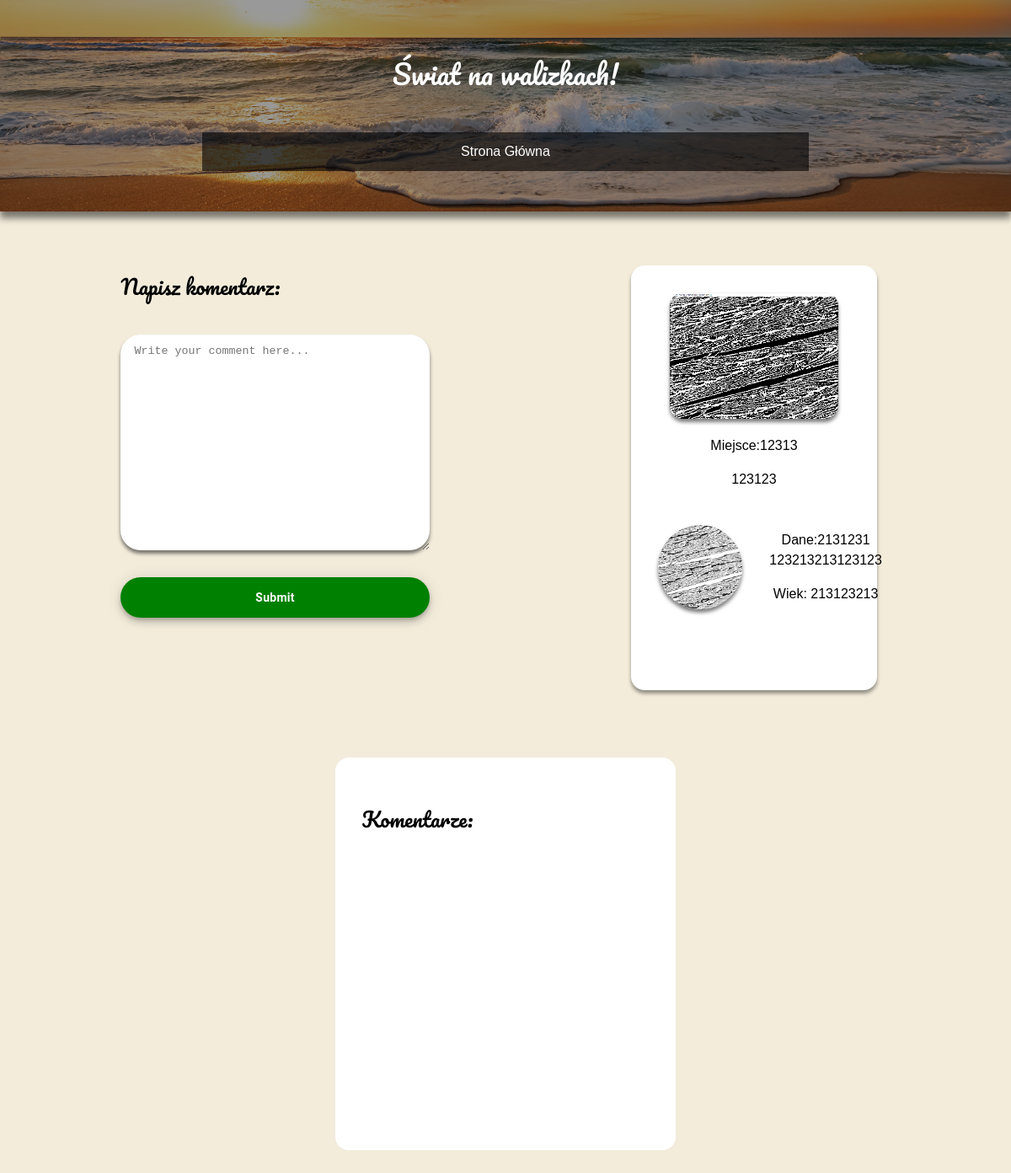
Page /post/5/ on the earlier database version.
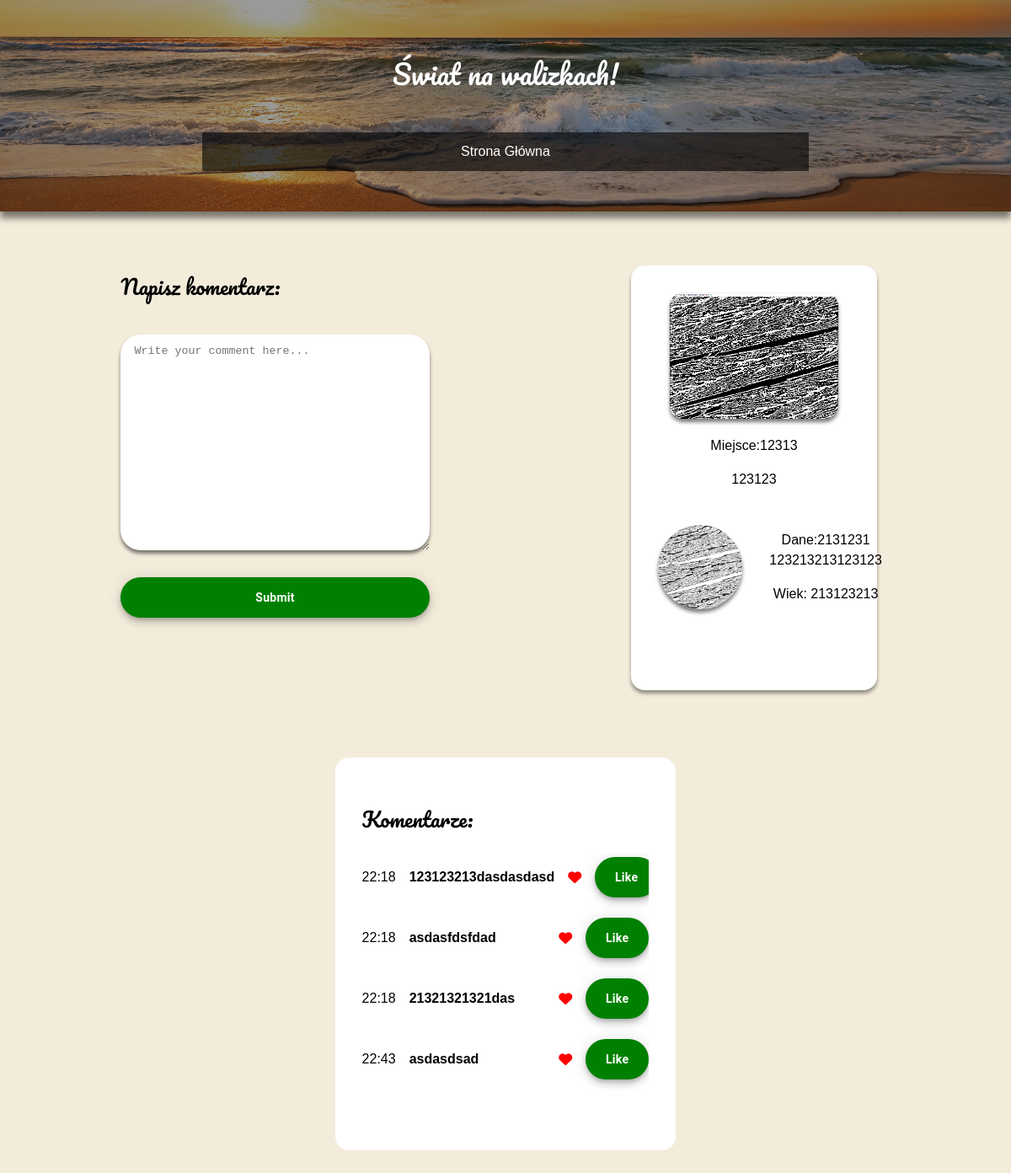
Same page on the later database version.
### www/models.py (models this page shows, shortened)
class Post(models.Model):
    name = models.CharField(max_length=40)
    surname = models.CharField(max_length=40)
    age = models.CharField(max_length=40)
    place = models.CharField(max_length=40)
    userphoto = models.ImageField(upload_to='images')
    photo = models.ImageField(upload_to='images')
    text = models.CharField(max_length=100, default='')
    create = models.DateTimeField(auto_now=False, auto_now_add=True)

class Comment(models.Model):
    post = models.ForeignKey(Post, on_delete=models.CASCADE)
    text = models.TextField(max_length=50)
    created_at = models.DateTimeField(auto_now_add=True)

### www/views.py (the view)
# urls.py: path('post/<int:post_id>/', views.post_detail, name='post_detail'),
def post_detail(request, post_id):
    post = get_object_or_404(Post, id=post_id)
    if request.method == 'POST':
        form = CommentForm(request.POST)
        if form.is_valid():
            comment = form.save(commit=False)
            comment.post = post
            comment.save()
            return redirect('post_detail', post_id=post_id)
    else:
        form = CommentForm()
    added_comment_list = post.comment_set.all()
    return render(request, 'www/post_detail.html', {'form': form, 'post': post, 'added_comment_list': added_comment_list})

### www/forms.py
class CommentForm(forms.ModelForm):
    text = forms.CharField(max_length=200, widget=forms.Textarea(attrs={'placeholder': 'Write your comment here...','class':'add_comment_text_area'}))
    post_id = forms.IntegerField(widget=forms.HiddenInput)
    class Meta:
        model = Comment
        fields = ['text']

### www/templates/www/post_detail.html (shortened to what this page needs)
<!DOCTYPE html>
<html lang="en">
<head>
    {% load static %}
    <link rel="stylesheet" href="{% static 'header_about.css' %}">
    <link rel="stylesheet" href="{% static 'comment.css' %}">
    <link rel="stylesheet" href="{% static 'form.css' %}">
    <link rel="stylesheet" href="{% static 'users_gallery.css' %}">
    <link rel="stylesheet" href="https://cdnjs.cloudflare.com/ajax/libs/font-awesome/6.5.2/css/all.min.css" />
</head>
<body>
    <section class="header_about">
        <header>
            <h1>Świat na walizkach! </h1>
            <nav>
                <ul class="navi">
                    <li><a href="{% url 'index' %}" >Strona Główna</a></li>
                </ul>
            </nav>
        </header>
    </section>
    <div class="container">
        <section class="comment_section">
            <form class="add_comment_form" method="POST" enctype="multipart/form-data">
                <h2>Napisz komentarz:</h2>
                    {{form.text}}
                <button type="submit">Submit</button>
            </form>
            <div class="post" >
                <div class="post_text_container">
                    <img class="post_photo" src="{{post.photo.url}}" alt="{{post.name}}">
                    <p>Miejsce:{{post.place}}</p>
                    <p>{{post.text}}</p>
                </div>
                <div class="post_data">
                    <img class="post_userphoto" src="{{post.userphoto.url}}" alt="{{post.name}}">
                    <div class="about_me_data_text">
                        <p>Dane:{{post.name}} {{post.surname}} </p>
                        <p>Wiek: {{post.age}} </p>
                    </div>
                </div>
            </div>
        </section>
        <div class="view_added_comment">
            <h2>Komentarze:</h2>
            <div class="comment_list">
                {% for comment in added_comment_list %}
                    <div class="comment">
                        <div class="comment_data">
                            <p>{{ comment.created_at|date:"H:i" }}</p>
                            <p><b>{{ comment.text }}</b></p>
                        </div>
                        <form class="like" action="{% url 'like_comment' comment.id %}" method="POST" enctype="multipart/form-data">
                            <button type="submit" class="like-button">Like</button>
                            {% if comment.like_set.all %}
                                <i class="fa-solid fa-heart"></i>
                            {% endif %}
                        </form>
                    </div>
                {% endfor %}
            </div>
        </div>
    </div>
</body>
</html>

### www/static/header_about.css (style rules this page uses)
body { margin: 0; background-color: #f3ecdb; }
header { display: flex; flex-direction: column; align-items: center; text-align: center; }
.header_about { background-image: url("tło2.jpg"); background-size:cover ; background-repeat: no-repeat; background-position: center; padding: 2rem 5rem; color: #fff; position: relative; z-index: 0; margin-bottom: 1rem; box-shadow: 0px 8px 8px rgba(0, 0, 0, 0.5); }
.header_about::before { content: ''; position: absolute; top: 0; left: 0; width: 100%; height: 100%; background-color: rgba(0, 0, 0, 0.4); z-index: -1; }
nav { display: flex; flex-direction: column; align-items: center; }
h1 { font-size: 2rem; font-family: "Pacifico", cursive; font-weight: 400; }
ul { text-align: center; position: relative; z-index: 0; width: 60vw; padding: 0; }
li { font-family: Arial, Helvetica, sans-serif; display: inline; }
a { color: #fff; padding: 14px 20px; text-decoration: none; display: inline-block; }
.navi::before { content: ''; position: absolute; top: 0; left: 0; width: 100%; height: 100%; background-color: rgba(0, 0, 0, 0.6); z-index: -1; }
h2 { font-family: "Pacifico", cursive; font-weight: 400; }
p { line-height: 24px; font-family: Arial, Helvetica, sans-serif; }

### www/static/comment.css (style rules this page uses)
.container { display: flex; flex-direction: column; align-items: center; padding:2rem; }
.comment_section { display: flex; justify-content: space-around; width: 100%; }
.view_added_comment { padding: 2rem; margin-top: 4rem; width: 30%; background-color: #FFF; border-radius: 16px; }
.comment_list { height: 40vh; overflow: auto; }
.comment { display: flex; justify-content: space-between; margin-bottom: 1rem; }
.comment_data { display: flex; }
.comment_data > p { margin-right: 1rem; }
.like { display: flex; flex-direction: row-reverse; align-items: center; justify-content: center; }
.like-button { margin-top: 0; }
i { margin-right: 1rem; color: red; }

### www/static/form.css (style rules this page uses)
#id_text { margin-top: 1rem; background-color: #fff; border-radius: 24px; line-height: 24px; border: none; color:#000; padding:0.5rem 1rem ; box-shadow: 0px 4px 4px rgba(0, 0, 0, 0.5); }
button { font-weight: bolder; margin-top: 2rem; align-items: center; appearance: none; background-color: green; border-radius: 24px; border-style: none; box-shadow: rgba(0, 0, 0, 0.2) 0 3px 5px -1px,rgba(0, 0, 0, 0.14) 0 6px 10px 0,rgba(0, 0, 0, 0.12) 0 1px 18px 0; box-sizing: border-box; color: #fff; cursor: pointer; display: inline-flex; fill: currentcolor; font-family: "Google Sans",Roboto,Arial,sans-serif; font-size: 14px; height: 48px; justify-content: center; letter-spacing: .25px; line-height: normal; max-width: 100%; overflow: visible; padding: 2px 24px; position: relative; text-align: center; text-transform: none; transition: ease-in-out 0.5s; user-select: none; -webkit-user-select: none; touch-action: manipulation; width: auto; will-change: transform,opacity; z-index: 0; }
form { display: flex; flex-direction: column; }

### www/static/users_gallery.css (style rules this page uses)
.post { background-color: #fff; color:#000; text-align: center; height: auto; border-radius: 16px; width: 20%; height: 55vh; box-shadow: 0px 4px 4px rgba(0, 0, 0, 0.4); margin: 1rem; padding: 2rem; }
.post_photo { border-radius: 16px; width: 200px; height: 150px; object-fit: cover; box-shadow: 0px 4px 4px rgba(0, 0, 0, 0.5); }
.post_data { display: flex; align-items: center; justify-content: space-around; flex-direction:row ; margin: 2rem 0; }
.post_userphoto { width: 100px; height:100px; margin-right: 2rem; object-fit: cover; border-radius: 50%; box-shadow: 0px 4px 4px rgba(0, 0, 0, 0.5); }

Differences in the rows shown:
added Comment: created_at "22:18", text "123123213dasdasdasd"
added Comment: created_at "22:18", text "asdasfdsfdad"
added Comment: created_at "22:18", text "21321321321das"
added Comment: created_at "22:43", text "asdasdsad"
